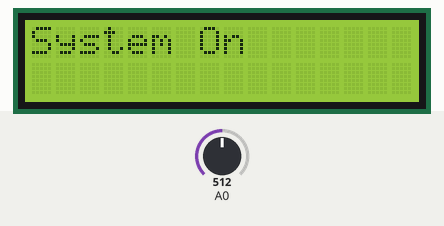
A sketch run on a simulated Arduino Uno, built with avr-gcc and run on an emulated ATmega328P. Shown: 16×2 character LCD. Inputs (shaded band) come from the test bench; at power-on: A0 = 512. What the sketch prints to the serial monitor is not drawn.

Above: at 1.2 s.
At 3.8 s:
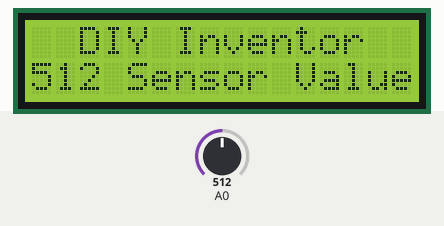
3.9 s: A0 set to 716
At 4.5 s:
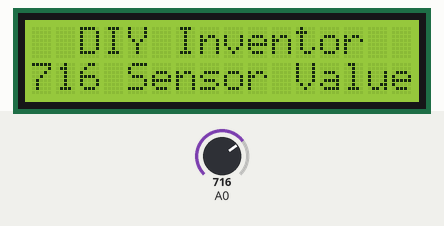
6.9 s: A0 set to 900
At 7.6 s:
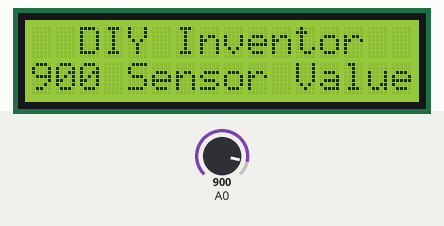
8.6 s: A0 set to 1023
At 9.1 s:
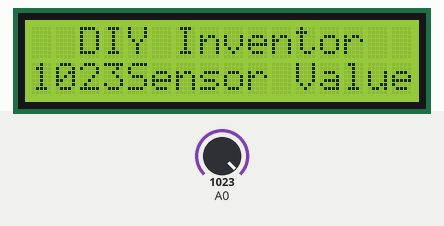
Timing chart, 0 to 11.6 s (numbered marks = the images above; inputs shaded):
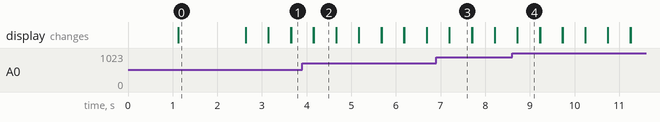

Measured:
- after the input at 3.9 s, the display: first differs from a run without the input after 0.26 s (image 2)
- after the input at 6.9 s, the display: first differs from a run without the input after 0.30 s (image 3)
- after the input at 8.6 s, the display: first differs from a run without the input after 0.12 s (image 4)
- what the display in image 0 shows lasts 1.5 s, from 1.1 s to 2.6 s
- what the display in image 2 shows lasts 0.5 s, from 4.2 s to 4.7 s

The sketch:

POT_LCD.ino
```cpp
#include <LiquidCrystal.h>
int sensorValue = 0;

LiquidCrystal lcd(11, 10, 5, 4, 3, 2);

void setup()
{
  pinMode(A0, INPUT);
  lcd.begin(16, 2);
  Serial.begin(9600);
  lcd.begin(16,2);
  lcd.print("Starting System");
  delay(1000);
  lcd.clear();
  lcd.print("System On");
  delay(1500);

lcd.clear();

}

void loop()
{
lcd.setCursor(0,0);
lcd.print("  DIY Inventor");


  sensorValue = analogRead(A0);
  Serial.println(sensorValue);

lcd.setCursor(0,1);
lcd.print(sensorValue);
lcd.setCursor(4,1);
lcd.print("Sensor Value");


  delay(500);
  lcd.clear();
}
```
